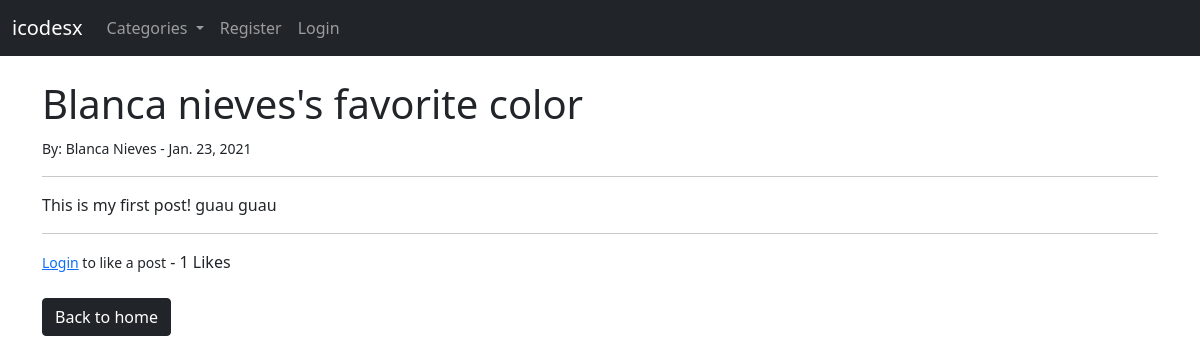
/article/7, run on the app's committed database.
### blogapp/models.py (models this page shows, shortened)
class Post(models.Model):
    title = models.CharField(max_length=255)
    title_tag = models.CharField(max_length=255)
    author = models.ForeignKey(User, on_delete=models.CASCADE)
    body = RichTextField(blank=True, null=True)
    post_date = models.DateField(auto_now_add=True)
    category = models.CharField(max_length=255, default='Blog experience')
    snippet = models.CharField(max_length=255)
    likes = models.ManyToManyField(User, related_name='blog_posts')
    def total_likes(self):
        return self.likes.count()

### blogapp/views.py (the view)
# urls.py: path('article/<int:pk>', PostView.as_view(), name='post'),
class PostView(DetailView):
    model = Post
    template_name = 'post.html'
    def get_context_data(self, *args, **kwargs):
        cat_menu = Category.objects.all()
        context = super(PostView, self).get_context_data(*args, **kwargs)
        stuff = get_object_or_404(Post, id=self.kwargs['pk'])
        total_likes = stuff.total_likes()
        liked = False
        if stuff.likes.filter(id=self.request.user.id):
            liked = True
        context['cat_menu'] = cat_menu
        context['total_likes'] = total_likes
        context['liked'] = liked
        return context

### blogapp/models.py (called while the page is built)
    def __str__(self):
        return self.name

### blogapp/templates/post.html (shortened to what this page needs)
{% extends 'base.html' %}
{% block content %}
<h1>{{ post.title }}</h1>
<small>
    By: {{ post.author.first_name }} {{ post.author.last_name }} - {{ post.post_date }}
</small>
<hr>
<p>{{ post.body|safe }}</p>
<hr>
<form action="{% url 'like-post' post.pk %}" method="POST">
    {% if user.is_authenticated and user.id == post.author.id %}
        {% if liked %}
            <button type="submit" name="post_id" value="{{ post.id }}" class="btn btn-danger btn-sm">Unlike</button>
        {% else %}
            <button type="submit" name="post_id" value="{{ post.id }}" class="btn btn-success btn-sm">Like</button>
        {% endif %}
    {% else %}
    <small><a href="{% url 'login' %}">Login</a> to like a post</small>
    {% endif %}
    - {{ total_likes }} Likes
</form>
<br>
<a href="{% url 'index' %}" class="btn btn-dark">Back to home</a>
{% endblock %}

### data on the page
Post: title "Blanca nieves's favorite color", author.first_name "Blanca", author.last_name "Nieves", post_date "Jan. 23, 2021", body "This is my first post! guau guau"

### other printed values
{{ total_likes }} "1"
